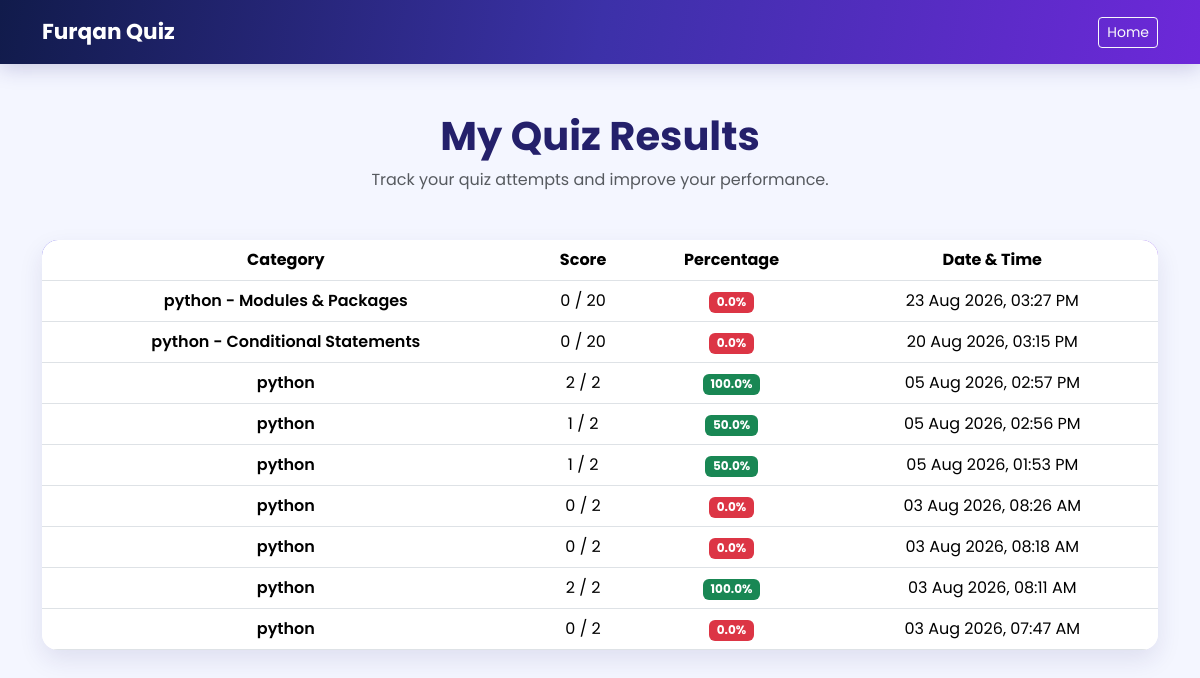
/my-results/ (signed in), run on an earlier commit of the app's database.
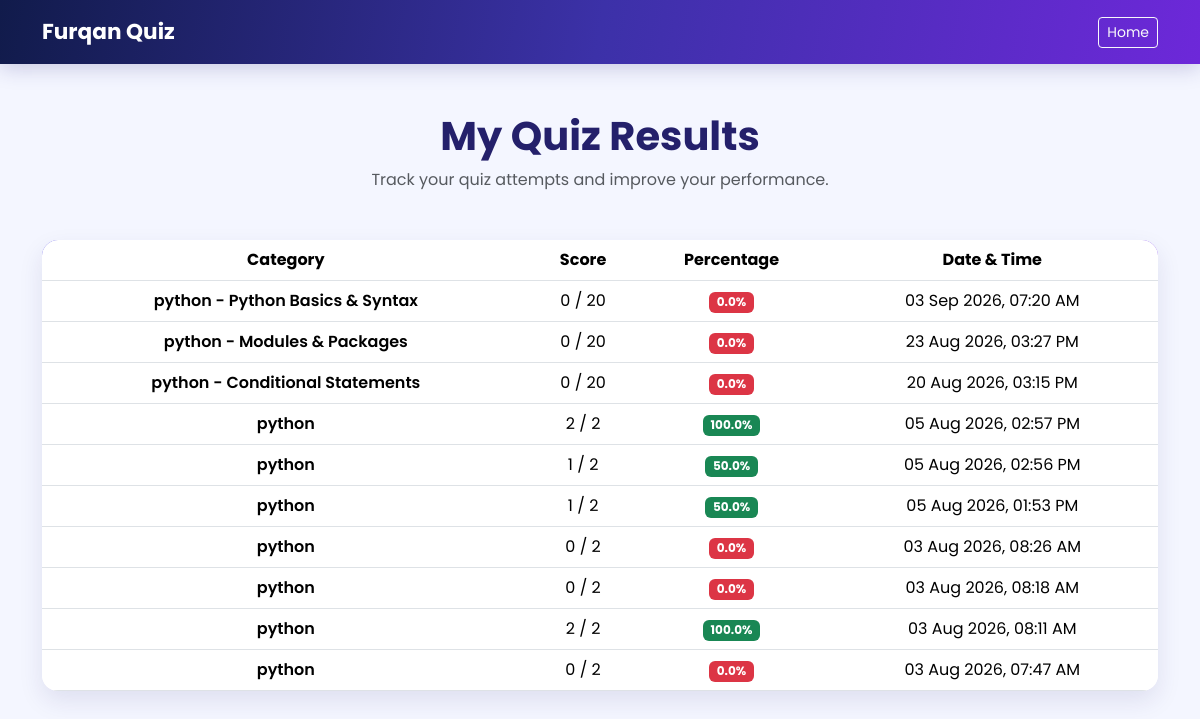
And on a later commit of the database.
### quiz/models.py (models this page shows, shortened)
class QuizResult(models.Model):
    user = models.ForeignKey(User, on_delete=models.CASCADE)
    category = models.ForeignKey(Category, on_delete=models.CASCADE)
    subcategory = models.ForeignKey(
        Subcategory,
        on_delete=models.SET_NULL,
        null=True,
        blank=True
    )
    score = models.PositiveIntegerField()
    total_questions = models.PositiveIntegerField()
    percentage = models.FloatField()
    completed_at = models.DateTimeField(auto_now_add=True)

class Category(models.Model):
    name = models.CharField(max_length=100)

class Subcategory(models.Model):
    category = models.ForeignKey(
        Category,
        on_delete=models.CASCADE,
        related_name='subcategories'
    )
    name = models.CharField(max_length=100)
    display_order = models.PositiveSmallIntegerField(default=0)
    class Meta:
        ordering = ('display_order', 'name')
        constraints = [
            models.UniqueConstraint(
                fields=('category', 'name'),
                name='unique_subcategory_per_category'
            )
        ]

### quiz/views.py (the view)
# urls.py: path('my-results/', views.my_results, name='my_results'),
@login_required
def my_results(request):
    results = QuizResult.objects.filter(
        user=request.user
    ).order_by('-completed_at')
    return render(request, 'quiz/my_results.html', {
        'results': results
    })

### quiz/templates/quiz/My_results.html (shortened to what this page needs)
<!DOCTYPE html>
<html lang="en">
<head>
    <link href="https://cdn.jsdelivr.net/npm/bootstrap@5.3.3/dist/css/bootstrap.min.css" rel="stylesheet">
</head>
<body>
    <nav class="top-navbar">
        <div class="container d-flex align-items-center">
            <a href="{% url 'home' %}" class="brand-name">
                Furqan Quiz
            </a>
            <a href="{% url 'home' %}" class="btn btn-outline-light btn-sm ms-auto">
                Home
            </a>
        </div>
    </nav>
    <main class="container py-5">
        <div class="text-center mb-5">
            <h1 class="page-title">My Quiz Results</h1>
            <p class="text-muted">
                Track your quiz attempts and improve your performance.
            </p>
        </div>
        {% if results %}
            <div class="table-responsive results-table">
                <table class="table table-hover text-center align-middle mb-0">
                    <thead>
                        <tr>
                            <th>Category</th>
                            <th>Score</th>
                            <th>Percentage</th>
                            <th>Date & Time</th>
                        </tr>
                    </thead>
                    <tbody>
                        {% for result in results %}
                            <tr>
                                <td class="fw-semibold">
                                    {{ result.category.name }}{% if result.subcategory %} - {{ result.subcategory.name }}{% endif %}
                                </td>
                                <td>
                                    {{ result.score }} / {{ result.total_questions }}
                                </td>
                                <td>
                                    {% if result.percentage >= 50 %}
                                        <span class="badge bg-success">
                                            {{ result.percentage }}%
                                        </span>
                                    {% else %}
                                        <span class="badge bg-danger">
                                            {{ result.percentage }}%
                                        </span>
                                    {% endif %}
                                </td>
                                <td>
                                    {{ result.completed_at|date:"d M Y, h:i A" }}
                                </td>
                            </tr>
                        {% endfor %}
                    </tbody>
                </table>
            </div>
        {% endif %}
    </main>
</body>
</html>

What changed in the data, as far as the page shows it:
added QuizResult: category.name "python", subcategory.name "Python Basics & Syntax", score "0", total_questions "20", percentage "0.0", completed_at "03 Sep 2026, 07:20 AM"
